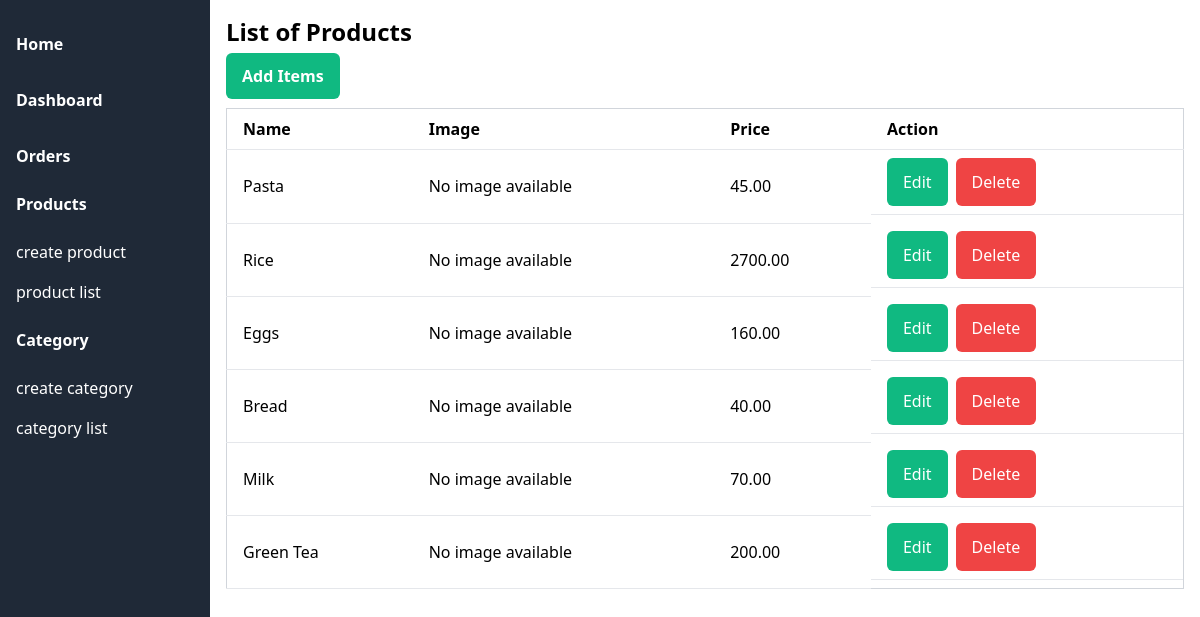
The page /product_list/ (signed in) on the database as committed earlier.
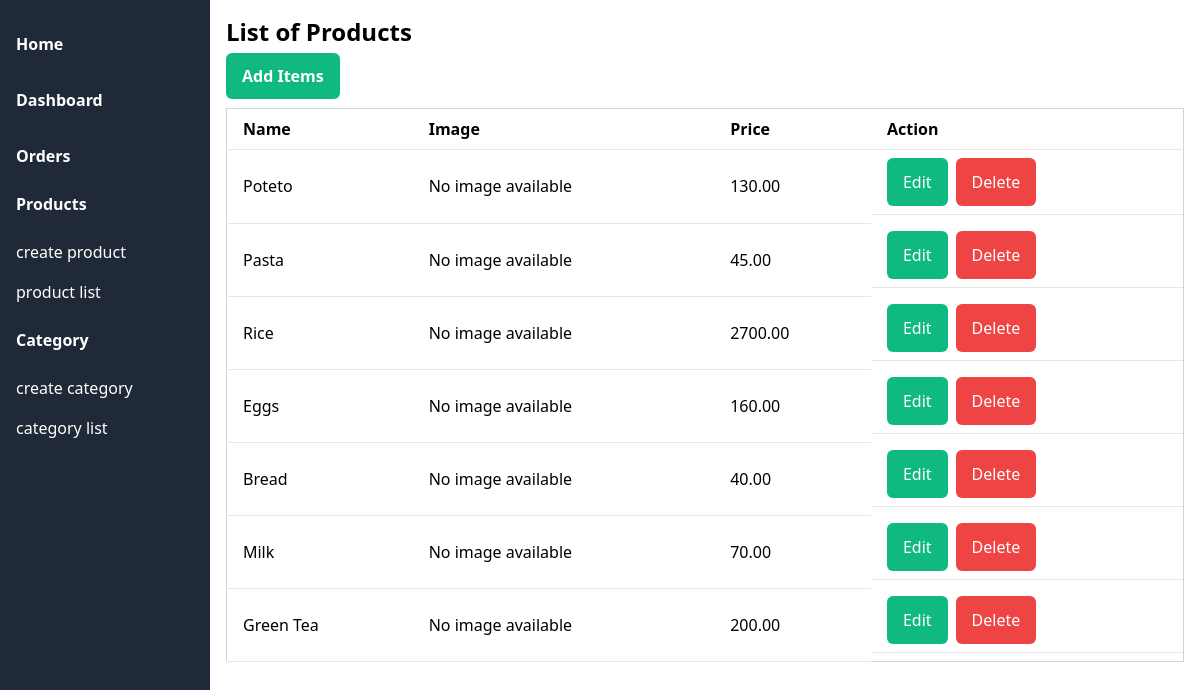
The same page on the database as committed later.
### shop/models.py (models this page shows, shortened)
class Product(models.Model):
    category = models.ForeignKey(Category,related_name='products', on_delete=models.CASCADE)
    name = models.CharField(max_length=200)
    slug = models.SlugField(max_length=200,unique=True)
    product_image = models.ImageField(upload_to='product_image', blank=True,null=True)
    description = models.TextField(blank=True)
    summary = models.CharField(max_length=300)
    price = models.DecimalField(max_digits=10, decimal_places=2)
    available = models.BooleanField(default=True)
    created = models.DateTimeField(auto_now_add=True)
    updated = models.DateTimeField(auto_now=True)
    featured = models.BooleanField(default=False)
    brand= models.ForeignKey(Brand, on_delete=models.CASCADE, related_name='brand', null=True, blank=True)
    class Meta:
        ordering = ['name']
        indexes = [
            models.Index(fields=['id', 'slug']),
            models.Index(fields=['name']),
            models.Index(fields=['-created']),
        ]

### administration/views.py (the view)
# urls.py: path('product_list/', views.product_list, name='product-list' ),
@login_required
def product_list(requset):
    products = Product.objects.order_by("-id")
    return render(requset, "product/product_list.html", {"products": products})

### cart/context_processors.py (called while the page is built)
def cart_items_count(request):
    session_id = request.session.session_key
    cart_items = CartItem.objects.filter(session_id=session_id)
    cart_items_count = 0
    for item in cart_items:
        cart_items_count += item.quantity
    return {"cart_items_count": cart_items_count}

### administration/templates/product/product_list.html
{% extends "admin.html" %}
{% block body %}
<div class="container mx-auto p-4">
    <h1 class="text-2xl font-bold mb-4">List of Products</h1>
    <div class="mb-5">
        <a href="{% url 'create-product' %}" class="font-semibold bg-green-500 px-4 py-3 text-white rounded-md">Add Items</a>
    </div>
    <table class="min-w-full bg-white border border-gray-300 items-center">
      <thead>
        <tr>
          <th class="py-2 px-4 border-b mb-2 text-left">Name</th>
          <th class="py-2 px-4 border-b mb-2 text-left">Image</th>
          <th class="py-2 px-4 border-b mb-2 text-left">Price</th>
          <th class="py-2 px-4 border-b mb-2 text-left">Action</th>
        </tr>
      </thead>
      <tbody>
        {% for product in products %}
        <tr>
          <td class="py-2 px-4 border-b mb-2 text-left">{{product.name}}</td>
          <td class="py-2 px-4 border-b mb-2 text-left">
            {% if product.image %}
      <img src="{{ product.image.url }}" alt="Product" class="w-16 h-16 object-cover">
    {% else %}
      No image available
    {% endif %}
          </td>
          <td class="py-2 px-4 border-b mb-2 text-left">{{product.price}}</td>
          <td class="py-2 px-4 border-b mb-2 text-left flex gap-2">
            <a href="{% url 'update-product' product.pk %}" class="bg-green-500 px-4 py-3 text-white rounded-md">Edit</a>
            <a href="{% url 'delete-product' product.pk %}" onclick="return confirm('Are you sure you want to delete this product?')" class="bg-red-500 px-4 py-3 text-white rounded-md">Delete</a>
          </td>
        </tr>
        {% endfor %}
      </tbody>
    </table>
  </div>
{% endblock %}

Rows that differ between the two databases and show on the page:
added Product: name "Poteto", price "130.00"
